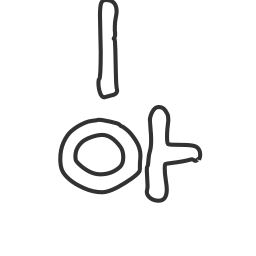
#> input picture sitelen/ako.png, 256 x 256 px, given in place of ilo.png, which was not available
$ python card_back_maker.py
#> lines starting #> are read from the running program, lines starting #| are printed output that depends on the picture; pictures that were not available may be replaced by others from this repository, and a replacement may not be noted
import math
import random
from io import BytesIO
from pathlib import Path

import cairosvg
from PIL import Image, ImageDraw, ImageFilter

from sitelen import kule, nimi


SEED = 20260524
SIZE = 1125
CENTER = SIZE // 2
CONTENT_SCALE = 0.9
OUTPUT_FOLDER = Path("pini_game_maker")
SITELEN = Path("sitelen")

BACKGROUNDS = [
    ("paper", (252, 249, 237), (239, 249, 248)),
    ("laso", (8, 7, 164), (255, 255, 82)),
    ("laso-green", (92, 184, 118), (255, 255, 82)),
    ("jelo", (255, 250, 225), (252, 244, 236)),
]
INNER_CIRCLE_RADIUS = 515
INNER_CIRCLE_ALPHA = 185
TITLE_BACKING = (255, 255, 255)
COLOR_BY_NAME = {name: kule[color_index] for name, color_index in nimi}
EXCLUDED_DECORATIVE_NAMES = {"lipu", "musi", "namako", "o"}
NAMES_BY_COLOR_INDEX = {}
for name, color_index in nimi:
    if name not in EXCLUDED_DECORATIVE_NAMES:
        NAMES_BY_COLOR_INDEX.setdefault(color_index, []).append(name)


def rgba(color, alpha=255):
    return color + (alpha,)


def scale_length(value):
    return round(value * CONTENT_SCALE)


def scale_offset(value):
    return value * CONTENT_SCALE


def scale_coord(value):
    return CENTER + (value - CENTER) * CONTENT_SCALE


def scale_box(box):
    return tuple(scale_coord(value) for value in box)


def scale_inset(inset):
    return round(CENTER - (CENTER - inset) * CONTENT_SCALE)


def load_png_symbol(name, size, color, alpha=255, matte=(255, 255, 255)):
    img = Image.open(SITELEN / f"{name}.png").convert("RGBA")
    bbox = img.getbbox()
    if bbox:
        img = img.crop(bbox)
    img.thumbnail((size, size), Image.Resampling.LANCZOS)
    mask = img.split()[3]
    effective_mask = mask.point(lambda value: round(value * alpha / 255))
    colored = Image.new("RGBA", img.size, rgba(color))
    matte_img = Image.new("RGBA", img.size, rgba(matte))
    out = Image.composite(colored, matte_img, effective_mask)
    out.putalpha(mask.point(lambda value: 255 if value else 0))
    return out


# [24 lines left out: function load_svg_symbol, not called in this run]


def paste_center(canvas, img, x, y):
    canvas.alpha_composite(img, (round(x - img.width / 2), round(y - img.height / 2)))


def rotate_symbol(img, angle):
    return img.rotate(angle, expand=True, resample=Image.Resampling.BICUBIC)


def symbol_color(name):
    return COLOR_BY_NAME[name]


def pick_decorative_names(rng, count, used_names=None):
    color_indices = list(NAMES_BY_COLOR_INDEX)
    picks = []
    used_names = set() if used_names is None else used_names
    previous_color_index = None

    for _ in range(count):
        color_choices = [
            color_index
            for color_index in color_indices
            if color_index != previous_color_index
            and any(name not in used_names for name in NAMES_BY_COLOR_INDEX[color_index])
        ]
        color_index = rng.choice(color_choices)
        name_choices = [name for name in NAMES_BY_COLOR_INDEX[color_index] if name not in used_names]
        name = rng.choice(name_choices)
        picks.append(name)
        used_names.add(name)
        previous_color_index = color_index

    return picks


def scatter_edge_symbols(canvas):
    rng = random.Random(SEED)
    used_names = set()
    outer_names = pick_decorative_names(rng, 28, used_names)
    inner_names = pick_decorative_names(rng, 16, used_names)

    # A loose outer wreath, kept inside the inscribed circular cut.
    for i in range(28):
        angle = math.tau * i / 28 + rng.uniform(-0.035, 0.035)
        radius = scale_offset(rng.choice([408, 430, 452]))
        name = outer_names[i]
        color = symbol_color(name)
        size = scale_length(rng.randint(92, 132))
        symbol = load_png_symbol(name, size, color, alpha=230)
        symbol = rotate_symbol(symbol, math.degrees(angle) - 90 + rng.uniform(-18, 18))
        paste_center(canvas, symbol, CENTER + radius * math.cos(angle), CENTER + radius * math.sin(angle))

    for i in range(16):
        angle = math.tau * i / 16 + math.tau / 32
        name = inner_names[i]
        color = symbol_color(name)
        symbol = load_png_symbol(name, scale_length(82), color, alpha=215)
        symbol = rotate_symbol(symbol, math.degrees(angle) + 90)
        radius = scale_offset(320)
        paste_center(canvas, symbol, CENTER + radius * math.cos(angle), CENTER + radius * math.sin(angle))


def draw_inner_background(canvas, inner_background):
    draw = ImageDraw.Draw(canvas)
    radius = scale_length(INNER_CIRCLE_RADIUS)
    draw.ellipse(
        (
            CENTER - radius,
            CENTER - radius,
            CENTER + radius,
            CENTER + radius,
        ),
        fill=rgba(inner_background, INNER_CIRCLE_ALPHA),
    )


# [14 lines left out: function draw_center_title, not called in this run]


def make_card(background, inner_background):
    canvas = Image.new("RGBA", (SIZE, SIZE), rgba(background))
    draw_inner_background(canvas, inner_background)
    scatter_edge_symbols(canvas)
    draw_center_title(canvas)
    return canvas.convert("RGB")


def main():
    OUTPUT_FOLDER.mkdir(exist_ok=True)

    outputs = []
    for name, background, inner_background in BACKGROUNDS:
        path = OUTPUT_FOLDER / f"card-back-{name}.png"
        make_card(background, inner_background).save(path)
#> in make_card, `canvas = Image.new("RGBA", (SIZE, SIZE), rgba(background))`:
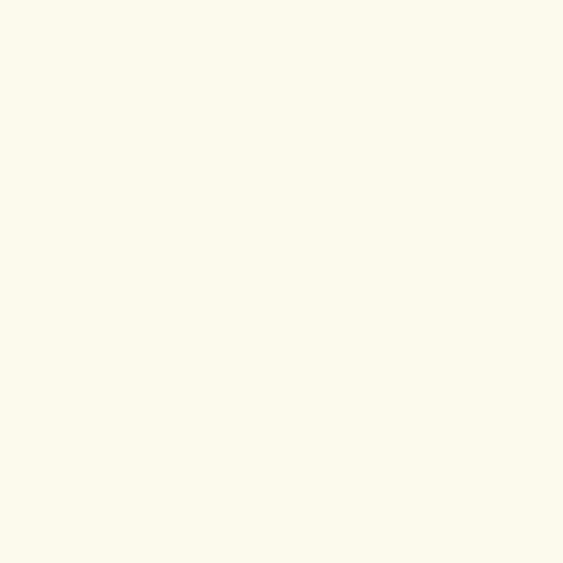
#> canvas: PIL image 1125x1125 RGBA (shown at 1/2 size); mean R, G, B, A 252, 249, 237, 255
#> in load_png_symbol, img is the input picture: PIL image 256x256 RGBA; mean R, G, B, A 22.1, 22.1, 22.1, 32.7
#> in load_png_symbol, `bbox = img.getbbox()`: bbox = (58, 0, 203, 203)
#> in load_png_symbol, `img.thumbnail((size, size), Image.Resampling.LANCZOS)`:
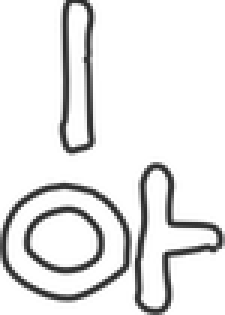
#> img: PIL image 75x105 RGBA (shown 3 times larger); mean R, G, B, A 51.6, 51.6, 51.6, 72.7; transparent parts drawn white
#> in load_png_symbol, `mask = img.split()[3]`:
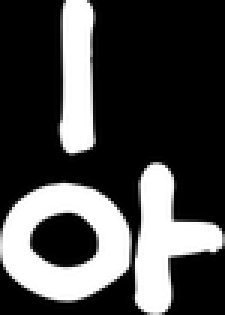
#> mask: PIL image 75x105 L (shown 3 times larger); min 0, max 255, mean 72.7
#> in load_png_symbol, `effective_mask = mask.point(lambda value: round(value * alpha / 255))`:
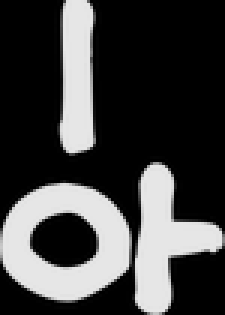
#> effective_mask: PIL image 75x105 L (shown 3 times larger); min 0, max 230, mean 65.6
#> in load_png_symbol, `colored = Image.new("RGBA", img.size, rgba(color))`:
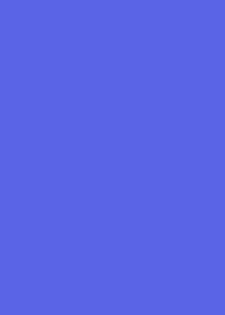
#> colored: PIL image 75x105 RGBA (shown 3 times larger); mean R, G, B, A 90, 100, 230, 255
#> in load_png_symbol, `matte_img = Image.new("RGBA", img.size, rgba(matte))`: matte_img: PIL image 75x105 RGBA; every value is 255
#> in load_png_symbol, `out = Image.composite(colored, matte_img, effective_mask)`:
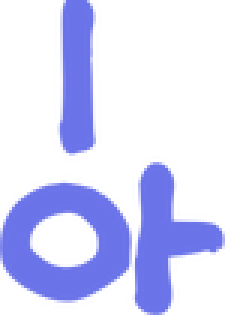
#> out: PIL image 75x105 RGBA (shown 3 times larger); mean R, G, B, A 212.5, 215.1, 248.5, 255
#> in rotate_symbol, `return img.rotate(angle, expand=True, resample=Image.Resampling.BICUBIC)`:
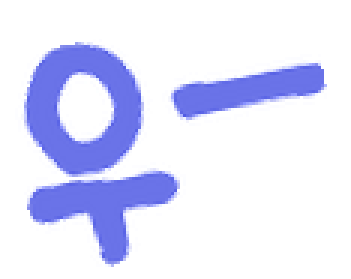
#> returned value: PIL image 117x93 RGBA (shown 3 times larger); mean R, G, B, A 50.5, 52.4, 77, 68.1; transparent parts drawn white
        outputs.append(path)

    main_output = OUTPUT_FOLDER / "card-back.png"
    make_card(BACKGROUNDS[0][1], BACKGROUNDS[0][2]).save(main_output)
    outputs.append(main_output)

    print("Generated:")
    for path in outputs:
        print(path)


if __name__ == "__main__":
#> (the run stopped early here; a loop or call above may not have finished)
